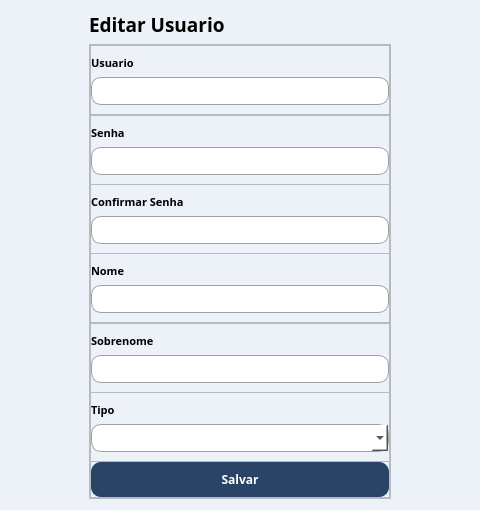
<?xml version="1.0" encoding="UTF-8"?>
<ui version="4.0">
 <class>UsuarioEditar</class>
 <widget class="QWidget" name="UsuarioEditar">
  <property name="geometry">
   <rect>
    <x>0</x>
    <y>0</y>
    <width>480</width>
    <height>510</height>
   </rect>
  </property>
  <property name="minimumSize">
   <size>
    <width>480</width>
    <height>510</height>
   </size>
  </property>
  <property name="maximumSize">
   <size>
    <width>480</width>
    <height>510</height>
   </size>
  </property>
  <property name="windowTitle">
   <string>Form</string>
  </property>
  <property name="styleSheet">
   <string notr="true">QWidget{
	background-color: rgb(236, 242, 248);
}
</string>
  </property>
  <layout class="QGridLayout" name="gridLayout">
   <property name="leftMargin">
    <number>30</number>
   </property>
   <property name="rightMargin">
    <number>30</number>
   </property>
   <item row="1" column="1">
    <widget class="QFrame" name="frame_7">
     <property name="sizePolicy">
      <sizepolicy hsizetype="Preferred" vsizetype="Expanding">
       <horstretch>0</horstretch>
       <verstretch>0</verstretch>
      </sizepolicy>
     </property>
     <property name="styleSheet">
      <string notr="true">
QPushButton {
	border-radius: 10px;
	border: none;
	background-color: rgb(42, 68, 103);
	color: white;
}

QPushButton:hover{
	background-color: rgb(67, 110, 165);
}

QPushButton:pressed{
	background-color: rgb(51, 83, 126);
}</string>
     </property>
     <property name="frameShape">
      <enum>QFrame::StyledPanel</enum>
     </property>
     <property name="frameShadow">
      <enum>QFrame::Raised</enum>
     </property>
     <layout class="QVBoxLayout" name="verticalLayout_2">
      <property name="spacing">
       <number>0</number>
      </property>
      <property name="leftMargin">
       <number>0</number>
      </property>
      <property name="topMargin">
       <number>0</number>
      </property>
      <property name="rightMargin">
       <number>0</number>
      </property>
      <property name="bottomMargin">
       <number>0</number>
      </property>
      <item>
       <widget class="QFrame" name="frame_42">
        <property name="sizePolicy">
         <sizepolicy hsizetype="Expanding" vsizetype="Preferred">
          <horstretch>0</horstretch>
          <verstretch>0</verstretch>
         </sizepolicy>
        </property>
        <property name="minimumSize">
         <size>
          <width>300</width>
          <height>70</height>
         </size>
        </property>
        <property name="maximumSize">
         <size>
          <width>300</width>
          <height>70</height>
         </size>
        </property>
        <property name="frameShape">
         <enum>QFrame::StyledPanel</enum>
        </property>
        <property name="frameShadow">
         <enum>QFrame::Raised</enum>
        </property>
        <layout class="QGridLayout" name="gridLayout_38">
         <property name="leftMargin">
          <number>0</number>
         </property>
         <property name="topMargin">
          <number>9</number>
         </property>
         <property name="rightMargin">
          <number>0</number>
         </property>
         <item row="0" column="0">
          <widget class="QLabel" name="label_33">
           <property name="font">
            <font>
             <family>Raleway</family>
             <pointsize>8</pointsize>
             <weight>75</weight>
             <bold>true</bold>
            </font>
           </property>
           <property name="text">
            <string>Usuario</string>
           </property>
          </widget>
         </item>
         <item row="1" column="0">
          <widget class="QLineEdit" name="input_usuario">
           <property name="sizePolicy">
            <sizepolicy hsizetype="Expanding" vsizetype="Expanding">
             <horstretch>0</horstretch>
             <verstretch>0</verstretch>
            </sizepolicy>
           </property>
           <property name="maximumSize">
            <size>
             <width>16777215</width>
             <height>30</height>
            </size>
           </property>
           <property name="font">
            <font>
             <family>Raleway</family>
            </font>
           </property>
           <property name="styleSheet">
            <string notr="true">QLineEdit {
	background-color:white;
	border-radius: 10px;
	border: 1px solid rgb(158, 162, 166);
	padding-left: 20px;
}</string>
           </property>
          </widget>
         </item>
        </layout>
       </widget>
      </item>
      <item>
       <widget class="QFrame" name="frame_43">
        <property name="sizePolicy">
         <sizepolicy hsizetype="Expanding" vsizetype="Preferred">
          <horstretch>0</horstretch>
          <verstretch>0</verstretch>
         </sizepolicy>
        </property>
        <property name="minimumSize">
         <size>
          <width>300</width>
          <height>70</height>
         </size>
        </property>
        <property name="maximumSize">
         <size>
          <width>300</width>
          <height>70</height>
         </size>
        </property>
        <property name="frameShape">
         <enum>QFrame::StyledPanel</enum>
        </property>
        <property name="frameShadow">
         <enum>QFrame::Raised</enum>
        </property>
        <layout class="QGridLayout" name="gridLayout_39">
         <property name="leftMargin">
          <number>0</number>
         </property>
         <property name="topMargin">
          <number>9</number>
         </property>
         <property name="rightMargin">
          <number>0</number>
         </property>
         <item row="0" column="0">
          <widget class="QLabel" name="label_34">
           <property name="font">
            <font>
             <family>Raleway</family>
             <pointsize>8</pointsize>
             <weight>75</weight>
             <bold>true</bold>
            </font>
           </property>
           <property name="text">
            <string>Senha</string>
           </property>
          </widget>
         </item>
         <item row="1" column="0">
          <widget class="QLineEdit" name="input_senha">
           <property name="sizePolicy">
            <sizepolicy hsizetype="Expanding" vsizetype="Expanding">
             <horstretch>0</horstretch>
             <verstretch>0</verstretch>
            </sizepolicy>
           </property>
           <property name="maximumSize">
            <size>
             <width>16777215</width>
             <height>30</height>
            </size>
           </property>
           <property name="font">
            <font>
             <family>Raleway</family>
            </font>
           </property>
           <property name="styleSheet">
            <string notr="true">QLineEdit {
	background-color:white;
	border-radius: 10px;
	border: 1px solid rgb(158, 162, 166);
	padding-left: 20px;
}</string>
           </property>
           <property name="echoMode">
            <enum>QLineEdit::Password</enum>
           </property>
          </widget>
         </item>
        </layout>
       </widget>
      </item>
      <item>
       <widget class="QFrame" name="frame_45">
        <property name="sizePolicy">
         <sizepolicy hsizetype="Expanding" vsizetype="Preferred">
          <horstretch>0</horstretch>
          <verstretch>0</verstretch>
         </sizepolicy>
        </property>
        <property name="minimumSize">
         <size>
          <width>300</width>
          <height>70</height>
         </size>
        </property>
        <property name="maximumSize">
         <size>
          <width>300</width>
          <height>70</height>
         </size>
        </property>
        <property name="frameShape">
         <enum>QFrame::StyledPanel</enum>
        </property>
        <property name="frameShadow">
         <enum>QFrame::Raised</enum>
        </property>
        <layout class="QGridLayout" name="gridLayout_42">
         <property name="leftMargin">
          <number>0</number>
         </property>
         <property name="topMargin">
          <number>9</number>
         </property>
         <property name="rightMargin">
          <number>0</number>
         </property>
         <item row="0" column="0">
          <widget class="QLabel" name="label_37">
           <property name="font">
            <font>
             <family>Raleway</family>
             <pointsize>8</pointsize>
             <weight>75</weight>
             <bold>true</bold>
            </font>
           </property>
           <property name="text">
            <string>Confirmar Senha</string>
           </property>
          </widget>
         </item>
         <item row="1" column="0">
          <widget class="QLineEdit" name="input_senhaComfirm">
           <property name="sizePolicy">
            <sizepolicy hsizetype="Expanding" vsizetype="Expanding">
             <horstretch>0</horstretch>
             <verstretch>0</verstretch>
            </sizepolicy>
           </property>
           <property name="maximumSize">
            <size>
             <width>16777215</width>
             <height>30</height>
            </size>
           </property>
           <property name="font">
            <font>
             <family>Raleway</family>
            </font>
           </property>
           <property name="styleSheet">
            <string notr="true">QLineEdit {
	background-color:white;
	border-radius: 10px;
	border: 1px solid rgb(158, 162, 166);
	padding-left: 20px;
}</string>
           </property>
           <property name="echoMode">
            <enum>QLineEdit::Password</enum>
           </property>
          </widget>
         </item>
        </layout>
       </widget>
      </item>
      <item>
       <widget class="QFrame" name="frame_41">
        <property name="sizePolicy">
         <sizepolicy hsizetype="Expanding" vsizetype="Preferred">
          <horstretch>0</horstretch>
          <verstretch>0</verstretch>
         </sizepolicy>
        </property>
        <property name="minimumSize">
         <size>
          <width>300</width>
          <height>70</height>
         </size>
        </property>
        <property name="maximumSize">
         <size>
          <width>300</width>
          <height>70</height>
         </size>
        </property>
        <property name="frameShape">
         <enum>QFrame::StyledPanel</enum>
        </property>
        <property name="frameShadow">
         <enum>QFrame::Raised</enum>
        </property>
        <layout class="QGridLayout" name="gridLayout_37">
         <property name="leftMargin">
          <number>0</number>
         </property>
         <property name="topMargin">
          <number>9</number>
         </property>
         <property name="rightMargin">
          <number>0</number>
         </property>
         <item row="0" column="0">
          <widget class="QLabel" name="label_32">
           <property name="font">
            <font>
             <family>Raleway</family>
             <pointsize>8</pointsize>
             <weight>75</weight>
             <bold>true</bold>
            </font>
           </property>
           <property name="text">
            <string>Nome</string>
           </property>
          </widget>
         </item>
         <item row="1" column="0">
          <widget class="QLineEdit" name="input_nome">
           <property name="sizePolicy">
            <sizepolicy hsizetype="Expanding" vsizetype="Expanding">
             <horstretch>0</horstretch>
             <verstretch>0</verstretch>
            </sizepolicy>
           </property>
           <property name="maximumSize">
            <size>
             <width>16777215</width>
             <height>30</height>
            </size>
           </property>
           <property name="font">
            <font>
             <family>Raleway</family>
            </font>
           </property>
           <property name="styleSheet">
            <string notr="true">QLineEdit {
	background-color:white;
	border-radius: 10px;
	border: 1px solid rgb(158, 162, 166);
	padding-left: 20px;
}</string>
           </property>
          </widget>
         </item>
        </layout>
       </widget>
      </item>
      <item>
       <widget class="QFrame" name="frame_44">
        <property name="sizePolicy">
         <sizepolicy hsizetype="Expanding" vsizetype="Preferred">
          <horstretch>0</horstretch>
          <verstretch>0</verstretch>
         </sizepolicy>
        </property>
        <property name="minimumSize">
         <size>
          <width>300</width>
          <height>70</height>
         </size>
        </property>
        <property name="maximumSize">
         <size>
          <width>300</width>
          <height>70</height>
         </size>
        </property>
        <property name="frameShape">
         <enum>QFrame::StyledPanel</enum>
        </property>
        <property name="frameShadow">
         <enum>QFrame::Raised</enum>
        </property>
        <layout class="QGridLayout" name="gridLayout_40">
         <property name="leftMargin">
          <number>0</number>
         </property>
         <property name="topMargin">
          <number>9</number>
         </property>
         <property name="rightMargin">
          <number>0</number>
         </property>
         <item row="0" column="0">
          <widget class="QLabel" name="label_35">
           <property name="font">
            <font>
             <family>Raleway</family>
             <pointsize>8</pointsize>
             <weight>75</weight>
             <bold>true</bold>
            </font>
           </property>
           <property name="text">
            <string>Sobrenome</string>
           </property>
          </widget>
         </item>
         <item row="1" column="0">
          <widget class="QLineEdit" name="input_sobrenome">
           <property name="sizePolicy">
            <sizepolicy hsizetype="Expanding" vsizetype="Expanding">
             <horstretch>0</horstretch>
             <verstretch>0</verstretch>
            </sizepolicy>
           </property>
           <property name="maximumSize">
            <size>
             <width>16777215</width>
             <height>30</height>
            </size>
           </property>
           <property name="font">
            <font>
             <family>Raleway</family>
            </font>
           </property>
           <property name="styleSheet">
            <string notr="true">QLineEdit {
	background-color:white;
	border-radius: 10px;
	border: 1px solid rgb(158, 162, 166);
	padding-left: 20px;
}</string>
           </property>
          </widget>
         </item>
        </layout>
       </widget>
      </item>
      <item>
       <widget class="QFrame" name="frame_14">
        <property name="minimumSize">
         <size>
          <width>300</width>
          <height>70</height>
         </size>
        </property>
        <property name="maximumSize">
         <size>
          <width>300</width>
          <height>70</height>
         </size>
        </property>
        <property name="frameShape">
         <enum>QFrame::StyledPanel</enum>
        </property>
        <property name="frameShadow">
         <enum>QFrame::Raised</enum>
        </property>
        <layout class="QGridLayout" name="gridLayout_12">
         <property name="leftMargin">
          <number>0</number>
         </property>
         <property name="rightMargin">
          <number>0</number>
         </property>
         <item row="0" column="0">
          <widget class="QLabel" name="label_10">
           <property name="font">
            <font>
             <family>Raleway</family>
             <pointsize>8</pointsize>
             <weight>75</weight>
             <bold>true</bold>
            </font>
           </property>
           <property name="text">
            <string>Tipo</string>
           </property>
          </widget>
         </item>
         <item row="1" column="0">
          <widget class="QComboBox" name="input_tipo">
           <property name="sizePolicy">
            <sizepolicy hsizetype="Preferred" vsizetype="Expanding">
             <horstretch>0</horstretch>
             <verstretch>0</verstretch>
            </sizepolicy>
           </property>
           <property name="maximumSize">
            <size>
             <width>300</width>
             <height>30</height>
            </size>
           </property>
           <property name="styleSheet">
            <string notr="true">QComboBox {
	background-color:white;
	border-radius: 10px;
	border: 1px solid rgb(158, 162, 166);
	padding-left: 20px;
}</string>
           </property>
           <property name="editable">
            <bool>true</bool>
           </property>
           <property name="maxVisibleItems">
            <number>50</number>
           </property>
           <item>
            <property name="text">
             <string/>
            </property>
           </item>
           <item>
            <property name="text">
             <string>USUARIO</string>
            </property>
           </item>
           <item>
            <property name="text">
             <string>ADMINISTRADOR</string>
            </property>
           </item>
          </widget>
         </item>
        </layout>
       </widget>
      </item>
      <item>
       <widget class="QFrame" name="frame_8">
        <property name="sizePolicy">
         <sizepolicy hsizetype="Preferred" vsizetype="Expanding">
          <horstretch>0</horstretch>
          <verstretch>0</verstretch>
         </sizepolicy>
        </property>
        <property name="maximumSize">
         <size>
          <width>16777215</width>
          <height>60</height>
         </size>
        </property>
        <property name="styleSheet">
         <string notr="true">
QPushButton {
	border-radius: 10px;
	border: none;
	background-color: rgb(42, 68, 103);
	color: white;
}

QPushButton:hover{
	background-color: rgb(67, 110, 165);
}

QPushButton:pressed{
	background-color: rgb(51, 83, 126);
}</string>
        </property>
        <property name="frameShape">
         <enum>QFrame::StyledPanel</enum>
        </property>
        <property name="frameShadow">
         <enum>QFrame::Raised</enum>
        </property>
        <layout class="QHBoxLayout" name="horizontalLayout_3">
         <property name="leftMargin">
          <number>0</number>
         </property>
         <property name="topMargin">
          <number>0</number>
         </property>
         <property name="rightMargin">
          <number>0</number>
         </property>
         <property name="bottomMargin">
          <number>0</number>
         </property>
         <item>
          <widget class="QPushButton" name="btn_salvar">
           <property name="sizePolicy">
            <sizepolicy hsizetype="Expanding" vsizetype="Fixed">
             <horstretch>0</horstretch>
             <verstretch>0</verstretch>
            </sizepolicy>
           </property>
           <property name="minimumSize">
            <size>
             <width>0</width>
             <height>35</height>
            </size>
           </property>
           <property name="maximumSize">
            <size>
             <width>16777215</width>
             <height>35</height>
            </size>
           </property>
           <property name="font">
            <font>
             <family>Raleway</family>
             <pointsize>9</pointsize>
             <weight>75</weight>
             <bold>true</bold>
            </font>
           </property>
           <property name="styleSheet">
            <string notr="true"/>
           </property>
           <property name="text">
            <string>Salvar</string>
           </property>
          </widget>
         </item>
        </layout>
       </widget>
      </item>
     </layout>
    </widget>
   </item>
   <item row="0" column="1">
    <widget class="QLabel" name="label_3">
     <property name="sizePolicy">
      <sizepolicy hsizetype="Expanding" vsizetype="Preferred">
       <horstretch>0</horstretch>
       <verstretch>0</verstretch>
      </sizepolicy>
     </property>
     <property name="maximumSize">
      <size>
       <width>300</width>
       <height>50</height>
      </size>
     </property>
     <property name="font">
      <font>
       <family>Raleway</family>
       <pointsize>14</pointsize>
       <weight>75</weight>
       <bold>true</bold>
      </font>
     </property>
     <property name="text">
      <string>Editar Usuario</string>
     </property>
     <property name="alignment">
      <set>Qt::AlignLeading|Qt::AlignLeft|Qt::AlignTop</set>
     </property>
    </widget>
   </item>
   <item row="1" column="0">
    <spacer name="horizontalSpacer">
     <property name="orientation">
      <enum>Qt::Horizontal</enum>
     </property>
     <property name="sizeHint" stdset="0">
      <size>
       <width>40</width>
       <height>20</height>
      </size>
     </property>
    </spacer>
   </item>
   <item row="1" column="2">
    <spacer name="horizontalSpacer_2">
     <property name="orientation">
      <enum>Qt::Horizontal</enum>
     </property>
     <property name="sizeHint" stdset="0">
      <size>
       <width>40</width>
       <height>20</height>
      </size>
     </property>
    </spacer>
   </item>
  </layout>
 </widget>
 <resources/>
 <connections/>
</ui>
